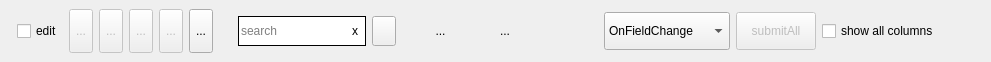
<?xml version="1.0" encoding="UTF-8"?>
<ui version="4.0">
 <class>Btn_ToolBox</class>
 <widget class="QWidget" name="Btn_ToolBox">
  <property name="geometry">
   <rect>
    <x>0</x>
    <y>0</y>
    <width>991</width>
    <height>62</height>
   </rect>
  </property>
  <property name="sizePolicy">
   <sizepolicy hsizetype="Expanding" vsizetype="Fixed">
    <horstretch>0</horstretch>
    <verstretch>0</verstretch>
   </sizepolicy>
  </property>
  <property name="windowTitle">
   <string>Form</string>
  </property>
  <property name="inputMethodHints">
   <set>Qt::ImhHiddenText</set>
  </property>
  <layout class="QHBoxLayout" name="horizontalLayout">
   <property name="margin">
    <number>7</number>
   </property>
   <item>
    <layout class="QHBoxLayout" name="horizontalLayout_3">
     <property name="sizeConstraint">
      <enum>QLayout::SetDefaultConstraint</enum>
     </property>
     <property name="leftMargin">
      <number>10</number>
     </property>
     <property name="topMargin">
      <number>2</number>
     </property>
     <property name="rightMargin">
      <number>10</number>
     </property>
     <property name="bottomMargin">
      <number>2</number>
     </property>
     <item>
      <widget class="QCheckBox" name="chk_editable">
       <property name="sizePolicy">
        <sizepolicy hsizetype="Preferred" vsizetype="Preferred">
         <horstretch>0</horstretch>
         <verstretch>0</verstretch>
        </sizepolicy>
       </property>
       <property name="toolTip">
        <string>toggled edit mode [F2]</string>
       </property>
       <property name="text">
        <string>edit</string>
       </property>
       <property name="iconSize">
        <size>
         <width>10</width>
         <height>10</height>
        </size>
       </property>
       <property name="checked">
        <bool>false</bool>
       </property>
      </widget>
     </item>
     <item>
      <widget class="ButtonIconAutoResize" name="btn_insert">
       <property name="enabled">
        <bool>false</bool>
       </property>
       <property name="sizePolicy">
        <sizepolicy hsizetype="Preferred" vsizetype="Preferred">
         <horstretch>0</horstretch>
         <verstretch>0</verstretch>
        </sizepolicy>
       </property>
       <property name="toolTip">
        <string>insert row [INS]</string>
       </property>
       <property name="text">
        <string>...</string>
       </property>
       <property name="icon">
        <iconset resource="resource2.qrc">
         <normaloff>:/view/img/btn-db/insert.svg</normaloff>:/view/img/btn-db/insert.svg</iconset>
       </property>
       <property name="autoRaise">
        <bool>false</bool>
       </property>
      </widget>
     </item>
     <item>
      <widget class="ButtonIconAutoResize" name="btn_copy">
       <property name="enabled">
        <bool>false</bool>
       </property>
       <property name="sizePolicy">
        <sizepolicy hsizetype="Preferred" vsizetype="Preferred">
         <horstretch>0</horstretch>
         <verstretch>0</verstretch>
        </sizepolicy>
       </property>
       <property name="toolTip">
        <string>copy row [F9]</string>
       </property>
       <property name="text">
        <string>...</string>
       </property>
       <property name="icon">
        <iconset resource="resource2.qrc">
         <normaloff>:/view/img/btn-db/copy.svg</normaloff>:/view/img/btn-db/copy.svg</iconset>
       </property>
       <property name="checkable">
        <bool>false</bool>
       </property>
       <property name="autoRepeatInterval">
        <number>100</number>
       </property>
      </widget>
     </item>
     <item>
      <widget class="ButtonIconAutoResize" name="btn_edit">
       <property name="enabled">
        <bool>false</bool>
       </property>
       <property name="sizePolicy">
        <sizepolicy hsizetype="Preferred" vsizetype="Preferred">
         <horstretch>0</horstretch>
         <verstretch>0</verstretch>
        </sizepolicy>
       </property>
       <property name="toolTip">
        <string>edit row [F4]</string>
       </property>
       <property name="text">
        <string>...</string>
       </property>
       <property name="icon">
        <iconset resource="resource2.qrc">
         <normaloff>:/view/img/btn-db/edit.svg</normaloff>:/view/img/btn-db/edit.svg</iconset>
       </property>
      </widget>
     </item>
     <item>
      <widget class="ButtonIconAutoResize" name="btn_delete">
       <property name="enabled">
        <bool>false</bool>
       </property>
       <property name="sizePolicy">
        <sizepolicy hsizetype="Expanding" vsizetype="Expanding">
         <horstretch>0</horstretch>
         <verstretch>0</verstretch>
        </sizepolicy>
       </property>
       <property name="toolTip">
        <string>remove row [DEL]</string>
       </property>
       <property name="text">
        <string>...</string>
       </property>
       <property name="icon">
        <iconset resource="resource2.qrc">
         <normaloff>:/view/img/btn-db/remove.svg</normaloff>:/view/img/btn-db/remove.svg</iconset>
       </property>
       <property name="checkable">
        <bool>false</bool>
       </property>
       <property name="autoRepeatInterval">
        <number>100</number>
       </property>
      </widget>
     </item>
     <item>
      <widget class="ButtonIconAutoResize" name="btn_view">
       <property name="sizePolicy">
        <sizepolicy hsizetype="Expanding" vsizetype="Expanding">
         <horstretch>0</horstretch>
         <verstretch>0</verstretch>
        </sizepolicy>
       </property>
       <property name="toolTip">
        <string>view [F3]</string>
       </property>
       <property name="text">
        <string>...</string>
       </property>
       <property name="icon">
        <iconset resource="resource2.qrc">
         <normaloff>:/view/img/btn-db/view.svg</normaloff>:/view/img/btn-db/view.svg</iconset>
       </property>
      </widget>
     </item>
    </layout>
   </item>
   <item>
    <widget class="QWidget" name="wgt_search_block" native="true">
     <layout class="QHBoxLayout" name="wgt_search" stretch="0,0">
      <item>
       <widget class="QFrame" name="LineEdit">
        <property name="styleSheet">
         <string notr="true">background-color: rgb(255, 255, 255);</string>
        </property>
        <property name="frameShape">
         <enum>QFrame::Box</enum>
        </property>
        <property name="frameShadow">
         <enum>QFrame::Plain</enum>
        </property>
        <layout class="QHBoxLayout" name="horizontalLayout_10" stretch="1,0">
         <property name="spacing">
          <number>0</number>
         </property>
         <property name="margin">
          <number>0</number>
         </property>
         <item>
          <widget class="QLineEdit" name="ledt_filter">
           <property name="sizePolicy">
            <sizepolicy hsizetype="Expanding" vsizetype="Preferred">
             <horstretch>0</horstretch>
             <verstretch>0</verstretch>
            </sizepolicy>
           </property>
           <property name="toolTip">
            <string notr="true"/>
           </property>
           <property name="statusTip">
            <string notr="true"/>
           </property>
           <property name="whatsThis">
            <string notr="true"/>
           </property>
           <property name="styleSheet">
            <string notr="true"/>
           </property>
           <property name="inputMask">
            <string notr="true"/>
           </property>
           <property name="text">
            <string notr="true"/>
           </property>
           <property name="maxLength">
            <number>50</number>
           </property>
           <property name="frame">
            <bool>false</bool>
           </property>
           <property name="placeholderText">
            <string>search</string>
           </property>
          </widget>
         </item>
         <item>
          <widget class="QToolButton" name="btn_clear_seached_text">
           <property name="sizePolicy">
            <sizepolicy hsizetype="MinimumExpanding" vsizetype="MinimumExpanding">
             <horstretch>0</horstretch>
             <verstretch>0</verstretch>
            </sizepolicy>
           </property>
           <property name="autoFillBackground">
            <bool>false</bool>
           </property>
           <property name="text">
            <string notr="true">х</string>
           </property>
           <property name="iconSize">
            <size>
             <width>30</width>
             <height>30</height>
            </size>
           </property>
           <property name="shortcut">
            <string notr="true"/>
           </property>
           <property name="popupMode">
            <enum>QToolButton::DelayedPopup</enum>
           </property>
           <property name="toolButtonStyle">
            <enum>Qt::ToolButtonIconOnly</enum>
           </property>
           <property name="autoRaise">
            <bool>true</bool>
           </property>
           <property name="arrowType">
            <enum>Qt::NoArrow</enum>
           </property>
          </widget>
         </item>
        </layout>
       </widget>
      </item>
      <item>
       <widget class="ButtonIconAutoResize" name="btn_search_settings">
        <property name="sizePolicy">
         <sizepolicy hsizetype="Expanding" vsizetype="Expanding">
          <horstretch>0</horstretch>
          <verstretch>0</verstretch>
         </sizepolicy>
        </property>
        <property name="toolTip">
         <string>select field for seaching</string>
        </property>
        <property name="statusTip">
         <string notr="true"/>
        </property>
        <property name="whatsThis">
         <string notr="true"/>
        </property>
        <property name="text">
         <string/>
        </property>
        <property name="icon">
         <iconset resource="resource2.qrc">
          <normaloff>:/view/img/btn-db/search.svg</normaloff>:/view/img/btn-db/search.svg</iconset>
        </property>
       </widget>
      </item>
     </layout>
    </widget>
   </item>
   <item>
    <widget class="ButtonIconAutoResize" name="btn_selectByValue">
     <property name="enabled">
      <bool>true</bool>
     </property>
     <property name="sizePolicy">
      <sizepolicy hsizetype="Expanding" vsizetype="Expanding">
       <horstretch>0</horstretch>
       <verstretch>0</verstretch>
      </sizepolicy>
     </property>
     <property name="toolTip">
      <string>select by field value [F8]</string>
     </property>
     <property name="text">
      <string>...</string>
     </property>
     <property name="icon">
      <iconset resource="resource2.qrc">
       <normaloff>:/view/img/btn-db/search-settings.svg</normaloff>:/view/img/btn-db/search-settings.svg</iconset>
     </property>
     <property name="checkable">
      <bool>true</bool>
     </property>
     <property name="checked">
      <bool>false</bool>
     </property>
     <property name="popupMode">
      <enum>QToolButton::DelayedPopup</enum>
     </property>
     <property name="autoRaise">
      <bool>true</bool>
     </property>
     <property name="arrowType">
      <enum>Qt::NoArrow</enum>
     </property>
    </widget>
   </item>
   <item>
    <widget class="ButtonIconAutoResize" name="btn_sortEnabled">
     <property name="enabled">
      <bool>true</bool>
     </property>
     <property name="sizePolicy">
      <sizepolicy hsizetype="Expanding" vsizetype="Expanding">
       <horstretch>0</horstretch>
       <verstretch>0</verstretch>
      </sizepolicy>
     </property>
     <property name="toolTip">
      <string>Sorting</string>
     </property>
     <property name="text">
      <string>...</string>
     </property>
     <property name="icon">
      <iconset resource="resource2.qrc">
       <normaloff>:/view/img/btn-db/sorting.svg</normaloff>:/view/img/btn-db/sorting.svg</iconset>
     </property>
     <property name="checkable">
      <bool>true</bool>
     </property>
     <property name="checked">
      <bool>false</bool>
     </property>
     <property name="toolButtonStyle">
      <enum>Qt::ToolButtonIconOnly</enum>
     </property>
     <property name="autoRaise">
      <bool>true</bool>
     </property>
    </widget>
   </item>
   <item>
    <spacer name="horizontalSpacer_2">
     <property name="orientation">
      <enum>Qt::Horizontal</enum>
     </property>
     <property name="sizeHint" stdset="0">
      <size>
       <width>40</width>
       <height>20</height>
      </size>
     </property>
    </spacer>
   </item>
   <item>
    <layout class="QHBoxLayout" name="horizontalLayout_5">
     <property name="margin">
      <number>5</number>
     </property>
     <item>
      <widget class="QComboBox" name="cmb_Strategy">
       <property name="sizePolicy">
        <sizepolicy hsizetype="Preferred" vsizetype="Preferred">
         <horstretch>0</horstretch>
         <verstretch>0</verstretch>
        </sizepolicy>
       </property>
       <property name="toolTip">
        <string>Edit strategy</string>
       </property>
       <item>
        <property name="text">
         <string>OnFieldChange</string>
        </property>
       </item>
       <item>
        <property name="text">
         <string>OnRowChange</string>
        </property>
       </item>
       <item>
        <property name="text">
         <string>OnManulaSubmit</string>
        </property>
       </item>
      </widget>
     </item>
     <item>
      <widget class="QPushButton" name="btn_submitAll">
       <property name="enabled">
        <bool>false</bool>
       </property>
       <property name="sizePolicy">
        <sizepolicy hsizetype="Preferred" vsizetype="Preferred">
         <horstretch>0</horstretch>
         <verstretch>0</verstretch>
        </sizepolicy>
       </property>
       <property name="toolTip">
        <string>save changes</string>
       </property>
       <property name="text">
        <string>submitAll</string>
       </property>
      </widget>
     </item>
     <item>
      <widget class="QCheckBox" name="chk_showRelExColumns">
       <property name="sizePolicy">
        <sizepolicy hsizetype="Preferred" vsizetype="Preferred">
         <horstretch>0</horstretch>
         <verstretch>0</verstretch>
        </sizepolicy>
       </property>
       <property name="text">
        <string>show all columns</string>
       </property>
      </widget>
     </item>
     <item>
      <spacer name="horizontalSpacer">
       <property name="orientation">
        <enum>Qt::Horizontal</enum>
       </property>
       <property name="sizeHint" stdset="0">
        <size>
         <width>40</width>
         <height>20</height>
        </size>
       </property>
      </spacer>
     </item>
    </layout>
   </item>
  </layout>
 </widget>
 <customwidgets>
  <customwidget>
   <class>ButtonIconAutoResize</class>
   <extends>QToolButton</extends>
   <header>qp/db/view/buttoniconautoresize.h</header>
  </customwidget>
 </customwidgets>
 <resources>
  <include location="resource2.qrc"/>
 </resources>
 <connections/>
</ui>
